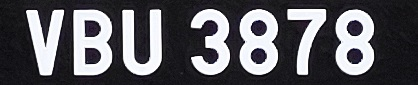
#> input picture target/1.jpg, 418 x 85 px; its folder holds only this picture in this run
$ python asgn3_based_on_jiasheng.py
#> lines starting #> are read from the running program, lines starting #| are printed output that depends on the picture; after the words box and inside, x2 and y2 are one past the last pixel; in counts of white or black regions, pixels touching at a corner belong together
import math
import numpy as np
import cv2
import os


# [106 lines left out: functions Weight_Initialization, Read_Files, Forward_Input_Hidden, Forward_Hidden_Output, Check_for_End, Weight_Bias_Correction_Output and 4 more, not called in this run]

def auto_segmentation():
    exam = "./target"

    for image_file_name in os.listdir(exam):
        img =cv2.imread(os.path.join(exam,image_file_name))
#> img is the input picture: shape (85, 418, 3); mean B, G, R 96.5, 91.5, 92.1
        gray = cv2.cvtColor(img, cv2.COLOR_RGB2GRAY)
        height, width = gray.shape
#> height = 85; width = 418

        _, binary_image = cv2.threshold(gray, 127, 255, cv2.THRESH_BINARY)
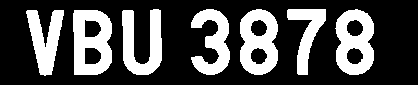
#> binary_image: shape (85, 418); 30.2% white; 7 white regions
        contours, _ = cv2.findContours(binary_image, cv2.RETR_EXTERNAL, cv2.CHAIN_APPROX_SIMPLE)
#> contours = 7 contours; box (x1, y1, x2, y2) and area: (73, 10, 112, 75) 2218, (335, 9, 374, 75) 2036, (240, 9, 278, 75) 2030, (122, 9, 162, 75) 1410, (191, 9, 230, 75) 1289, (26, 10, 64, 76) 1246, (287, 9, 326, 75) 988
        sorted_contours = sorted(contours, key=cv2.contourArea, reverse=True)
#> sorted_contours has the same summary as contours

        img_area = width * height
#> img_area = 35530
        num = 1
        for contour in sorted_contours:
            contour_area = cv2.contourArea(contour)
            ratio = contour_area / img_area
            if ratio > 0.01:
                x, y, w, h = cv2.boundingRect(contour)
                character = img[y:y+h, x:x+w]
                name = image_file_name.split('.')[0] + "_0" + str(num) + ".jpg"
                path = os.path.join("./segmented_car-number-plate", name)
                cv2.imwrite(path, character)
                num += 1
#> this loop made 7 passes
#> (contour_area, ratio, x, y, w, h, name) on passes 1 to 7: (2218.5, 0.0624, 73, 10, 39, 65, '1_01.jpg'), (2036, 0.0573, 335, 9, 39, 66, '1_02.jpg'), (2030, 0.0571, 240, 9, 38, 66, '1_03.jpg'), (1410.5, 0.0397, 122, 9, 40, 66, '1_04.jpg'), (1289, 0.0363, 191, 9, 39, 66, '1_05.jpg'), (1245.5, 0.0351, 26, 10, 38, 66, '1_06.jpg'), (987.5, 0.0278, 287, 9, 39, 66, '1_07.jpg')
#> pass 1, in auto_segmentation, `character = img[y:y+h, x:x+w]`:
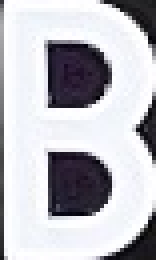
#> character: shape (65, 39, 3) (shown 4 times larger); mean B, G, R 194.5, 188.3, 188.7
#> pass 2, in auto_segmentation, `character = img[y:y+h, x:x+w]`:
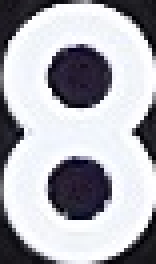
#> character: shape (66, 39, 3) (shown 4 times larger); mean B, G, R 180.6, 173.9, 173.6
#> pass 3, in auto_segmentation, `character = img[y:y+h, x:x+w]`:
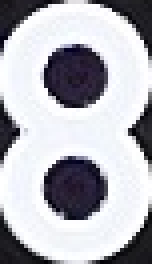
#> character: shape (66, 38, 3) (shown 4 times larger); mean B, G, R 184.5, 177.7, 177.6
#> after the loop, num = 8


if __name__ == "__main__":
    """
    # Example Testing
    Input_Neurons = 2
    Hidden_Neurons = 2
    Output_Neurons = 2
    Global_error = 0.1

    # wji, wkj, bias_j, bias_k = Weight_Initialization()
    wji = np.array([[0.1, 0.2], [0.3, 0.4]])
    bias_j = np.array([0.2, 0.2])
    wkj = np.array([[0.5, 0.6], [0.7, 0.8]])
    bias_k = np.array([0.4, 0.4])
    targets = np.array([0.2,0.8])

    input_nodes= np.array([0.2, 0.5])

    net_j, out_j = Forward_Input_Hidden(input_nodes, wji, bias_j)
    net_k, out_k = Forward_Hidden_Output(out_j, wkj, bias_k)
    Check_for_End(out_k, targets)
    dwkkj, dbkkj = Weight_Bias_Correction_Output(out_j, out_k, wkj, bias_k, targets)
    Weight_Bias_Update(wkj, bias_k, dwkkj, dbkkj)


    # Using real images
    INPUT_NEURONS = 28*28
    HIDDEN_NEURONS = 516
    OUTPUT_NEURONS = 20
    ERROR = 0.05
    ITERATIONS = 50
    i = 0
    j = 0

    train_fd = "./alex_train"

    alphabets_targets = {'B':10, 'F':11, 'L':12, 'M':13, 'P':14, 'Q':15, 'T':16, 'U':17, 'V':18, 'W':19}

    for name in os.listdir(train_fd):
        label = name[0]
        try:
            label_value = int(label)
        except ValueError:
            label_value = alphabets_targets.get(label)
            assert label_value is not None, "label_value is None"

        targets = np.zeros(20)
        targets[label_value] = 1

        image = cv2.imread(os.path.join(train_fd, name))
        resized = cv2.resize(image, (28, 28))
        # convert picture to gray scale
        img_gray = cv2.cvtColor(resized, cv2.COLOR_BGR2GRAY)
        # _,img = cv2.threshold(img_gray,127,255,cv2.THRESH_BINARY)
        x_flattend = img_gray.reshape(1, 28 * 28)
        # plt.matshow(img_gray)
        x_flattend = np.squeeze(x_flattend)
        x_flattend = x_flattend / 255
        inputs = x_flattend

        # wji, wkj, bias_j, bias_k = None
        if (j == 0):
            wji, wkj, bias_j, bias_k = Weight_Initialization()
            j += 1
        for i in range(ITERATIONS):
            netj, outj = Forward_Input_Hidden(inputs, wji, bias_j)
            netk, outk = Forward_Hidden_Output(outj, wkj, bias_k)
            if Check_for_End(outk, targets, ERROR):
                break
            else:
                dwkkj, dbkkj = Weight_Bias_Correction_Output(outk, targets, outj)
                dwjji, dbjii = Weight_Bias_Correction_Hidden(inputs, outj, wkj, outk, targets)
                wkjj, bkkj, wjji, bjji = Weight_Bias_Update(wkj, dwkkj, bias_k, dbkkj, wji, dwjji, bias_j, dbjii)
            wji = wjji
            wkj = wkjj
            bias_j = bjji
            bias_k = bkkj

    print("Training completed, saving networks' configuration values")

    Saving_Weights_Bias(wji, bias_j, wkj, bias_k)

    # testing
    test_fd = "./character_image/test_case"
    total = len(test_fd)
    correct = 0
    for name in os.listdir(test_fd):
        image = cv2.imread(os.path.join(test_fd, name))
        resized = cv2.resize(image, (28, 28))
        # convert picture to gray scale
        img_gray = cv2.cvtColor(resized, cv2.COLOR_BGR2GRAY)
        _, img = cv2.threshold(img_gray, 127, 255, cv2.THRESH_BINARY)
        x_flattend = img.reshape(1, 28 * 28)

        x_flattend = np.squeeze(x_flattend)
        x_flattend = x_flattend / 255
        inputs = x_flattend
        netj, outj = Forward_Input_Hidden(inputs, wji, bias_j)
        netk, outk = Forward_Hidden_Output(outj, wkj, bias_k)

        prediction = np.argmax(outk)
        if prediction > 10:
            char = None
            for key, value in alphabets_targets.items():
                if value == prediction:
                    prediction = key

        if name[0] == str(prediction):
            correct += 1

    print("Accuracy = " + str(correct/total) + '%')

    """

    auto_segmentation()

$ run again, on target/4.jpg
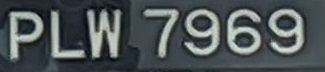
#> input picture target/4.jpg, 325 x 72 px
#> in auto_segmentation, img is the input picture: shape (72, 325, 3); mean B, G, R 85.9, 83.8, 76.3
#> in auto_segmentation, `_, binary_image = cv2.threshold(gray, 127, 255, cv2.THRESH_BINARY)`:
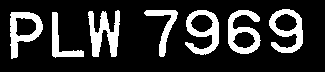
#> binary_image: shape (72, 325); 19.5% white; 7 white regions
#> contours = 7 contours; box (x1, y1, x2, y2) and area: (185, 10, 219, 55) 922, (10, 12, 43, 59) 908, (269, 9, 303, 53) 905, (228, 10, 261, 54) 891, (88, 10, 120, 57) 690, (144, 10, 178, 57) 380, (52, 12, 84, 58) 368
#> sorted_contours has the same summary as contours
#> the loop in auto_segmentation, `for contour in sorted_contours:` made 7 passes
#> (contour_area, ratio, x, y, w, h, name) on passes 1 to 7: (922.5, 0.0394, 185, 10, 34, 45, '4_01.jpg'), (907.5, 0.0388, 10, 12, 33, 47, '4_02.jpg'), (905, 0.0387, 269, 9, 34, 44, '4_03.jpg'), (891, 0.0381, 228, 10, 33, 44, '4_04.jpg'), (689.5, 0.0295, 88, 10, 32, 47, '4_05.jpg'), (380.5, 0.0163, 144, 10, 34, 47, '4_06.jpg'), (368.5, 0.0157, 52, 12, 32, 46, '4_07.jpg')
#> pass 3, in auto_segmentation, `character = img[y:y+h, x:x+w]`:
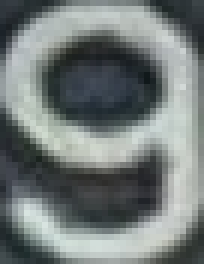
#> character: shape (44, 34, 3) (shown 6 times larger); mean B, G, R 121.9, 122.9, 115.6
#> after the loop in auto_segmentation, `for contour in sorted_contours:`: num = 8

$ run again, on target/5.jpg
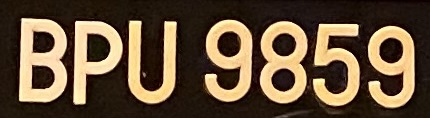
#> input picture target/5.jpg, 430 x 118 px
#> in auto_segmentation, img is the input picture: shape (118, 430, 3); mean B, G, R 57.2, 80.1, 99.6
#> in auto_segmentation, `_, binary_image = cv2.threshold(gray, 127, 255, cv2.THRESH_BINARY)`:
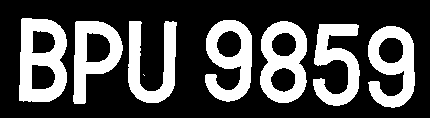
#> binary_image: shape (118, 430); 30.5% white; 8 white regions (1 under 20 px)
#> contours = 8 contours, 1 with area under 20; largest, box (x1, y1, x2, y2) and area: (19, 18, 67, 102) 3454, (260, 21, 307, 103) 3076, (205, 20, 252, 102) 2558, (368, 26, 415, 108) 2546, (73, 21, 123, 104) 2492, (313, 24, 360, 106) 1887, (128, 21, 177, 103) 1860
#> sorted_contours has the same summary as contours
#> the loop in auto_segmentation, `for contour in sorted_contours:` made 8 passes
#> (contour_area, ratio, x, y, w, h, name) on passes 1 to 7: (3453.5, 0.0681, 19, 18, 48, 84, '5_01.jpg'), (3076, 0.0606, 260, 21, 47, 82, '5_02.jpg'), (2558, 0.0504, 205, 20, 47, 82, '5_03.jpg'), (2546.5, 0.0502, 368, 26, 47, 82, '5_04.jpg'), (2491.5, 0.0491, 73, 21, 50, 83, '5_05.jpg'), (1887, 0.0372, 313, 24, 47, 82, '5_06.jpg'), (1860.5, 0.0367, 128, 21, 49, 82, '5_07.jpg')
#> pass 3, in auto_segmentation, `character = img[y:y+h, x:x+w]`:
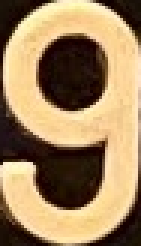
#> character: shape (82, 47, 3) (shown 3 times larger); mean B, G, R 94.9, 132.1, 160.1
#> after the loop in auto_segmentation, `for contour in sorted_contours:`: num = 8

$ run again, on target/10.jpg
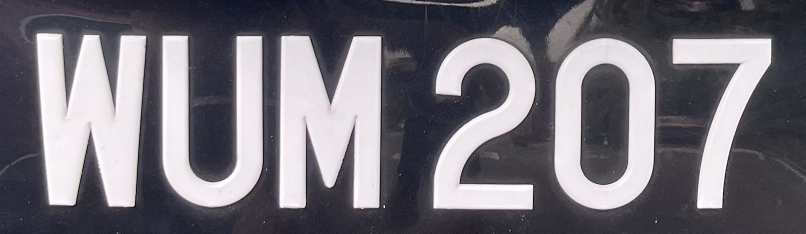
#> input picture target/10.jpg, 1611 x 467 px (shown at 1/2 size)
#> in auto_segmentation, img is the input picture: shape (467, 1611, 3); mean B, G, R 121.1, 113.1, 116
#> in auto_segmentation, `_, binary_image = cv2.threshold(gray, 127, 255, cv2.THRESH_BINARY)`:
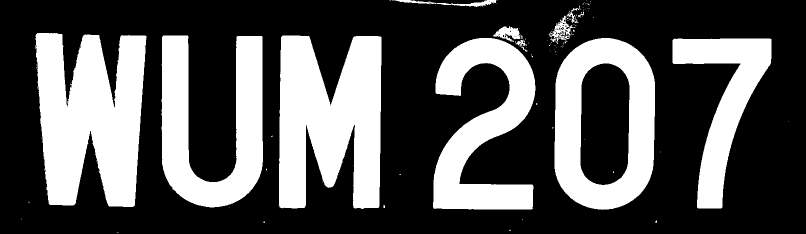
#> binary_image: shape (467, 1611) (shown at 1/2 size); 33.7% white; 114 white regions (101 under 20 px)
#> contours = 111 contours, 99 with area under 20; largest, box (x1, y1, x2, y2) and area: (1109, 76, 1310, 420) 59477, (70, 66, 293, 414) 56278, (557, 71, 763, 418) 53628, (323, 71, 526, 415) 37262, (866, 76, 1071, 419) 35560
#> sorted_contours has the same summary as contours
#> the loop in auto_segmentation, `for contour in sorted_contours:` made 111 passes
#> (contour_area, ratio, x, y, w, h, name) on passes 1 to 6: (59477, 0.0791, 1109, 76, 201, 344, '10_01.jpg'), (56277.5, 0.0748, 70, 66, 223, 348, '10_02.jpg'), (53628, 0.0713, 557, 71, 206, 347, '10_03.jpg'), (37261.5, 0.0495, 323, 71, 203, 344, '10_04.jpg'), (35560, 0.0473, 866, 76, 205, 343, '10_05.jpg'), (24961.5, 0.0332, 1345, 77, 198, 340, '10_06.jpg')
#> pass 3, in auto_segmentation, `character = img[y:y+h, x:x+w]`:
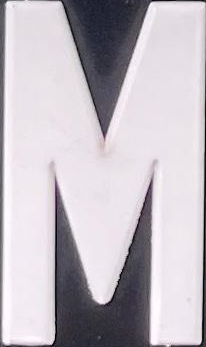
#> character: shape (347, 206, 3); mean B, G, R 193.5, 186.5, 192.4
#> after the loop in auto_segmentation, `for contour in sorted_contours:`: num = 7
